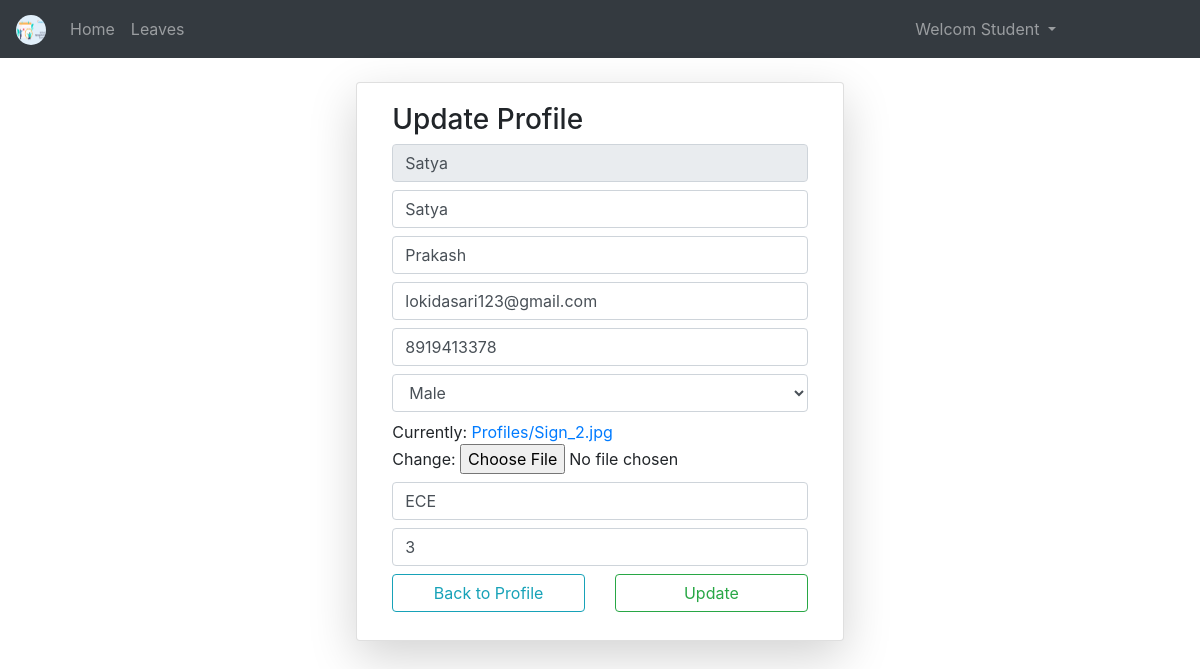
Screenshot of /upfle/ (signed in) with the database file from the repository.
### LApp/models.py (models this page shows)
class User(AbstractUser):
    g = [
        ('0','--- Select Your Gender ---'),
        ('1','Male'),
        ('2','Female'),
    ]
    c=[
        ('0','Guest'),
        ('1','Student'),
        ('2','Teacher'),
    ]
    mble = models.CharField(max_length=10,null=True,blank=True)
    gdr = models.CharField(choices=g,default='0',max_length=5)
    role_type=models.CharField(choices=c,default='0',max_length=5)
    eid=models.CharField(max_length=10)
    pfimg=models.ImageField(upload_to='Profiles/',default='pfle.png')

class StProfile(models.Model):
    sbranch=models.CharField(max_length=50)
    syear=models.CharField(max_length=50)
    sstatus=models.BooleanField(default=False)
    sc=models.OneToOneField(User,on_delete=models.CASCADE)

### LApp/views.py (the view, shortened to what this page needs)
# urls.py: path('upfle/',views.updprofile,name="upf"),
def updprofile(request):
	k = User.objects.get(id=request.user.id)
	if request.user.role_type == "2":
		t = TchProfile.objects.all()
		m = []
		for i in t:
			m.append(i.tc_id)
		if request.user.id not in m:
			if request.method == "POST":
				h = UspForm(request.POST,request.FILES,instance=k)
				y = TchprForm(request.POST)
				if h.is_valid() and y.is_valid():
					h.save()
					b = y.save(commit=False)
					b.tc_id=request.user.id
					b.tstatus = 1
					b.save()
					return redirect('/pfle')
			y = TchprForm()
			h = UspForm(instance=k)
			return render(request,'html/updateprofile.html',{'e':h,'t':y})
		else:
			p = TchProfile.objects.get(tc_id=request.user.id)
			if request.method == "POST":
				h = UspForm(request.POST,request.FILES,instance=k)
				y = TchprForm(request.POST,instance=p)
				if h.is_valid() and y.is_valid():
					h.save()
					y.save()
					return redirect('/pfle')
			y = TchprForm(instance=p)
			h = UspForm(instance=k)
			return render(request,'html/updateprofile.html',{'e':h,'t':y})
	elif request.user.role_type == "1":
		j = StProfile.objects.all()
		s = []
		for i in j:
			s.append(i.sc_id)
		if request.user.id not in s:
			if request.method == "POST":
				h = UspForm(request.POST,request.FILES,instance=k)
				n = StpForm(request.POST)
				if h.is_valid() and n.is_valid():
					h.save()
					z = n.save(commit=False)
					z.sc_id = request.user.id
					z.sstatus = 1
					z.save()
					return redirect('/pfle')
			h = UspForm(instance=k)
			n = StpForm()
			return render(request,'html/updateprofile.html',{'e':h,'a':n})
		else:
			v = StProfile.objects.get(sc_id=request.user.id)
			h = UspForm(instance=k)
			n = StpForm(instance=v)
			return render(request,'html/updateprofile.html',{'e':h,'a':n})

### LApp/forms.py
class UspForm(forms.ModelForm):
	class Meta:
		model = User
		fields = ["username","first_name","last_name","email","mble","gdr","pfimg"]
		widgets = {
		"username":forms.TextInput(attrs={
			"class":"form-control my-2",
			"readonly":"true",
			}),
		"first_name":forms.TextInput(attrs={
			"class":"form-control my-2",
			"placeholder":"First Name",
			}),
		"last_name":forms.TextInput(attrs={
			"class":"form-control my-2",
			"placeholder":"Last Name",
			}),
		"email":forms.EmailInput(attrs={
			"class":"form-control my-2",
			"placeholder":"Mailid",
			}),
		"mble":forms.TextInput(attrs={
			"class":"form-control my-2",
			"placeholder":"Mobile Number",
			}),
		"gdr":forms.Select(attrs={
			"class":"form-control my-2",
			}),
		}

class StpForm(forms.ModelForm):
	class Meta:
		model=StProfile
		fields=["sbranch","syear"]
		widgets ={
			"sbranch": forms.TextInput(
                attrs={
                    "class": "form-control my-2",
                    "placeholder": "Enter Branch",
                }
            ),
            "syear": forms.TextInput(
                attrs={
                    "class": "form-control my-2",
                    "placeholder": "Enter Year",
                }
            ),
		}

### templates/html/updateprofile.html (shortened to what this page needs)
{% extends 'html/base.html' %}
{% block content %}
<div class="container-fluid mt-4">
	<div class="card col-md-5 mx-auto shadow-lg">
		<div class="card-body">
			<h3>Update Profile</h3>
			<form method="post" enctype="multipart/form-data">
				{% for i in e %}
					{{i}}
				{% endfor %}
				{% if request.user.role_type == "2" %}
					{% for j in t %}
						{{j}}
					{% endfor %}
				{% elif request.user.role_type == "1" %}
					{% for c in a %}
						{{c}}
					{% endfor %}
				{% endif %}
				<div class="row my-2">
					<div class="col">
						<a href="{% url 'pf' %}" class="btn btn-outline-info form-control">Back to Profile</a>
					</div>
					<div class="col">
						<input type="submit" value="Update" class="btn btn-outline-success form-control">
					</div>
				</div>
			</form>
		</div>
	</div>
</div>
{% endblock %}

### rows the page displays
User: e "Satya" "Satya" "Prakash" "lokidasari123@gmail.com" "8919413378" "Male"
StProfile: a "ECE" "3"
